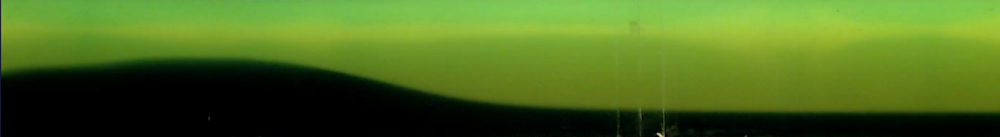
//> input picture cmake-build-debug/test1.png, 1000 x 137 px, shrunk from 1850 x 254 before the run
$ ./main cmake-build-debug/test1.png out.png   (built with g++ and OpenCV 4)
//> lines starting //> are read from the running program, lines starting //| are printed output that depends on the picture; after the words box and inside, x2 and y2 are one past the last pixel; in counts of white or black regions, pixels touching at a corner belong together
#include <iostream>
#include <vector>
#include <fstream>
#include <algorithm>
#include <opencv4/opencv2/highgui.hpp>
#include "opencv4/opencv2/imgproc.hpp"
#include "opencv4/opencv2/core.hpp"
using namespace cv;
using namespace std;
vector <Point> SortPoints(const vector <vector <Point>>& contours)
{
    vector <Point> result;
    for (const auto& cur_contour: contours)
    {
        for (const auto& cur_point: cur_contour)
        {
            result.push_back(cur_point);
        }
    }
    sort(result.begin(), result.end(), [](const Point& a, const Point& b){return a.x < b.x;});
    return result;
}
int main(int argc, char* argv[])
{
    if (argc < 2)
    {
        cout << "Ошибка. Не введен адрес исходного или выходного файла." << endl;
    }
    //подготовка изображения
    Mat image = imread(argv[1]); //считывание изображения
//> image is the input picture: 137 rows x 1000 cols, CV_8UC3; mean B, G, R 31.7, 108, 77.4
    cvtColor(image, image, COLOR_BGR2GRAY); //перевод в серый
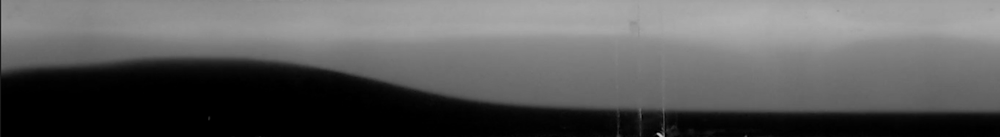
//> image: 137 rows x 1000 cols, CV_8UC1; min 0, max 194, mean 90.1
    threshold(image, image, 88, 255, THRESH_BINARY); //
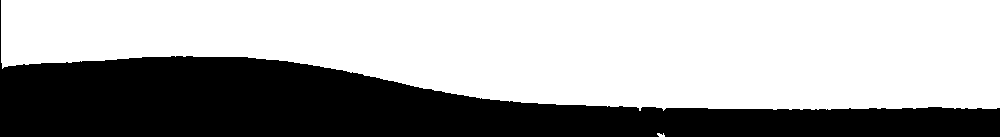
//> image: 137 rows x 1000 cols, CV_8UC1; 64.4% white; 1 black region, box (x1, y1, x2, y2) and area: (0, 0, 1000, 137) 48766

    //выделение горизонтальных линий
    Mat kernel = (Mat_<int>(3,2) << -1, -1, 2, 2, -1, -1);
    filter2D(image, image, -1, kernel);
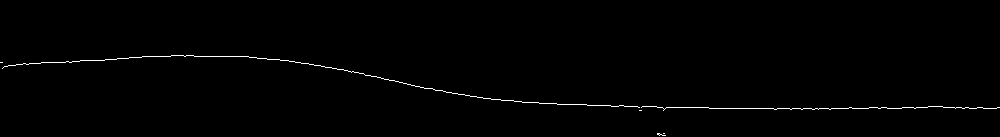
//> image: 137 rows x 1000 cols, CV_8UC1; 0.74% white in thin lines or dots, all inside (x1, y1, x2, y2) = (0, 55, 1000, 136)

    //инвертируем изображение
    bitwise_not(image, image);

    //нахождение контуров и сортировка точек в них
    vector <vector <Point>> contours;
    findContours(image, contours, RETR_TREE, CHAIN_APPROX_TC89_L1);
//> contours = 122 contours, 121 with area under 20; largest, box (x1, y1, x2, y2) and area: (0, 0, 1000, 137) 135858
    vector <Point> sorted_points = SortPoints(contours);
//> the loop in SortPoints, `for (const auto& cur_contour: contours)` made 122 passes
//> cur_contour on passes 2 to 13: 2 Points (x, y): [661, 135], [666, 135], 1 Point (x, y): [659, 136], 2 Points (x, y): [659, 134], [662, 134], 2 Points (x, y): [662, 133], [665, 133], 3 Points (x, y): [657, 132], [660, 133], [656, 134], 1 Point (x, y): [663, 111], 2 Points (x, y): [638, 110], [642, 110], 2 Points (x, y): [828, 109], [831, 109], 1 Point (x, y): [818, 110], 2 Points (x, y): [811, 109], [815, 109], 2 Points (x, y): [800, 109], [803, 109], 2 Points (x, y): [789, 109], [792, 109]
//> after the loop in SortPoints, `for (const auto& cur_contour: contours)`: result = 241 Points (x, y), first 12: [0, 0], [0, 61], [3, 62], [0, 63], [0, 136], [999, 136], [999, 108], [996, 107], [999, 106], [999, 0], [661, 135], [666, 135]
//> in SortPoints, `sort(result.begin(), result.end(), [](const Point& a, const Point& b){..`: result = 241 Points (x, y), first 12: [0, 61], [0, 0], [0, 63], [0, 136], [2, 69], [3, 62], [3, 68], [3, 66], [7, 65], [8, 66], [15, 64], [16, 65]
//> sorted_points has the same summary as result in SortPoints

    //запись результата в файл
    ofstream out_file(argv[2]);
    for (const auto& cur_point: sorted_points)
    {
        out_file << cur_point.x << " " << cur_point.y << endl;
    }
//> this loop made 241 passes

    return 0;
}

$ run again, on cmake-build-debug/test3.png
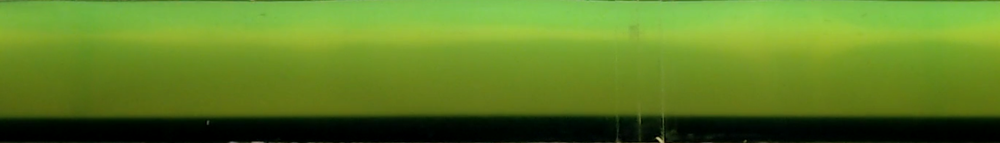
//> input picture cmake-build-debug/test3.png, 1000 x 143 px, shrunk from 1847 x 265 before the run
//> image is the input picture: 143 rows x 1000 cols, CV_8UC3; mean B, G, R 35.7, 127, 94.6
//> `threshold(image, image, 88, 255, THRESH_BINARY);`:
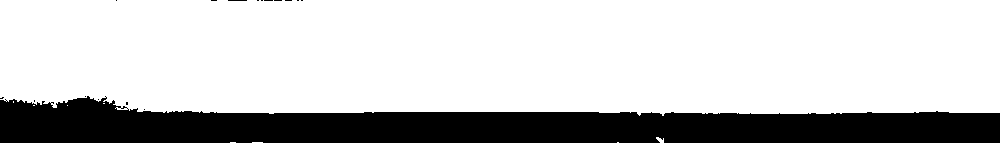
//> image: 143 rows x 1000 cols, CV_8UC1; 77.8% white; 17 black regions (16 under 20 px), largest, box (x1, y1, x2, y2) and area: (0, 96, 1000, 143) 31660
//> `filter2D(image, image, -1, kernel);`:
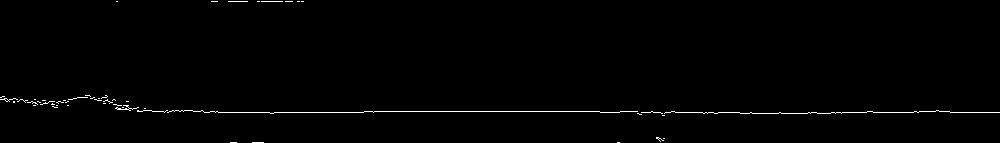
//> image: 143 rows x 1000 cols, CV_8UC1; 0.85% white in thin lines or dots
//> contours = 165 contours, 164 with area under 20; largest, box (x1, y1, x2, y2) and area: (0, 0, 1000, 143) 141098
//> the loop in SortPoints, `for (const auto& cur_contour: contours)` made 165 passes
//> cur_contour on passes 2 to 4: 1 Point (x, y): [660, 142], 2 Points (x, y): [661, 140], [664, 140], 1 Point (x, y): [659, 141]
//> after the loop in SortPoints, `for (const auto& cur_contour: contours)`: result = 323 Points (x, y), first 12: [0, 0], [0, 96], [2, 97], [0, 98], [4, 97], [7, 98], [4, 100], [0, 100], [0, 142], [230, 141], [236, 141], [252, 141]
//> in SortPoints, `sort(result.begin(), result.end(), [](const Point& a, const Point& b){..`: result = 323 Points (x, y), first 12: [0, 96], [0, 0], [0, 142], [0, 100], [0, 98], [1, 96], [2, 97], [4, 97], [4, 100], [5, 101], [5, 101], [5, 96]
//> sorted_points has the same summary as result in SortPoints
//> the loop `for (const auto& cur_point: sorted_points)` made 323 passes

$ run again, on cmake-build-debug/test4.png
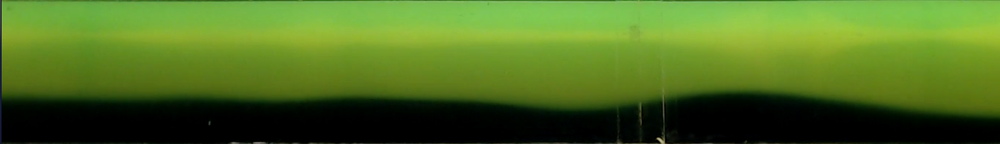
//> input picture cmake-build-debug/test4.png, 1000 x 144 px, shrunk from 1851 x 266 before the run
//> image is the input picture: 144 rows x 1000 cols, CV_8UC3; mean B, G, R 32.9, 110.9, 79.2
//> `threshold(image, image, 88, 255, THRESH_BINARY);`:
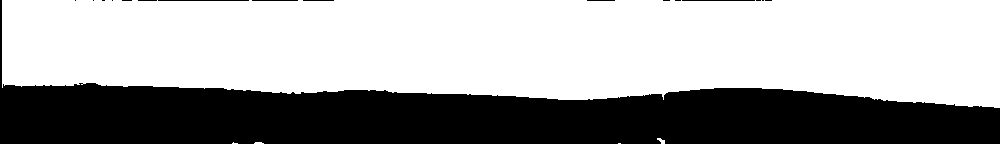
//> image: 144 rows x 1000 cols, CV_8UC1; 64.3% white; 17 black regions (11 under 20 px), largest, box (x1, y1, x2, y2) and area: (0, 0, 1000, 144) 51038, (158, 0, 249, 1) 91, (682, 0, 755, 1) 73, (252, 0, 298, 1) 46, (303, 0, 334, 1) 31, (587, 0, 615, 1) 28
//> `filter2D(image, image, -1, kernel);`:
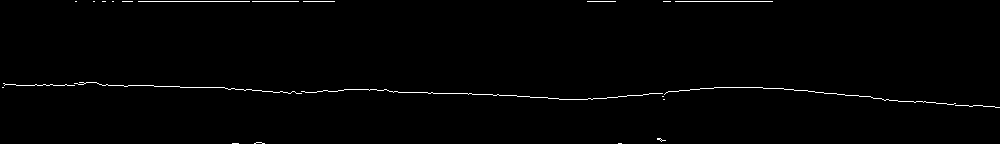
//> image: 144 rows x 1000 cols, CV_8UC1; 0.97% white in thin lines or dots
//> contours = 136 contours, 135 with area under 20; largest, box (x1, y1, x2, y2) and area: (0, 0, 1000, 144) 142172
//> the loop in SortPoints, `for (const auto& cur_contour: contours)` made 136 passes
//> cur_contour on passes 2, 3, 4, 5, 6, 8, 9, 10: 2 Points (x, y): [255, 142], [262, 142], 1 Point (x, y): [661, 142], 2 Points (x, y): [661, 140], [666, 140], 1 Point (x, y): [660, 141], 1 Point (x, y): [661, 140], 2 Points (x, y): [982, 106], [995, 106], 2 Points (x, y): [968, 106], [973, 106], 2 Points (x, y): [972, 105], [983, 105]
//> after the loop in SortPoints, `for (const auto& cur_contour: contours)`: result = 275 Points (x, y), first 12: [0, 0], [0, 143], [232, 142], [238, 142], [253, 143], [256, 143], [262, 142], [264, 142], [618, 142], [621, 142], [999, 143], [999, 108]
//> in SortPoints, `sort(result.begin(), result.end(), [](const Point& a, const Point& b){..`: result = 275 Points (x, y), first 12: [0, 143], [0, 0], [1, 87], [2, 83], [4, 87], [4, 86], [4, 84], [5, 83], [15, 85], [16, 84], [34, 84], [35, 85]
//> sorted_points has the same summary as result in SortPoints
//> the loop `for (const auto& cur_point: sorted_points)` made 275 passes
